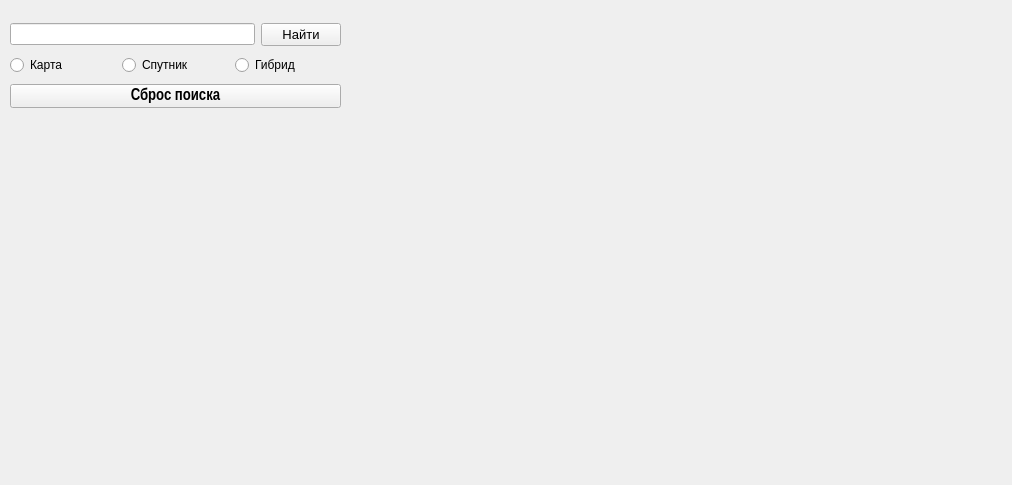
<?xml version="1.0" encoding="UTF-8"?>
<ui version="4.0">
 <class>Form</class>
 <widget class="QWidget" name="Form">
  <property name="enabled">
   <bool>true</bool>
  </property>
  <property name="geometry">
   <rect>
    <x>0</x>
    <y>0</y>
    <width>1012</width>
    <height>485</height>
   </rect>
  </property>
  <property name="windowTitle">
   <string>Поиск на карте</string>
  </property>
  <widget class="QLabel" name="im_l">
   <property name="geometry">
    <rect>
     <x>349</x>
     <y>19</y>
     <width>651</width>
     <height>450</height>
    </rect>
   </property>
   <property name="minimumSize">
    <size>
     <width>0</width>
     <height>0</height>
    </size>
   </property>
   <property name="text">
    <string/>
   </property>
  </widget>
  <widget class="QWidget" name="verticalLayoutWidget">
   <property name="geometry">
    <rect>
     <x>10</x>
     <y>20</y>
     <width>331</width>
     <height>91</height>
    </rect>
   </property>
   <layout class="QVBoxLayout" name="verticalLayout">
    <item>
     <layout class="QHBoxLayout" name="horizontalLayout">
      <property name="leftMargin">
       <number>0</number>
      </property>
      <property name="topMargin">
       <number>0</number>
      </property>
      <property name="rightMargin">
       <number>0</number>
      </property>
      <item>
       <widget class="QLineEdit" name="s_line">
        <property name="text">
         <string/>
        </property>
       </widget>
      </item>
      <item>
       <widget class="QPushButton" name="btn">
        <property name="font">
         <font>
          <pointsize>10</pointsize>
         </font>
        </property>
        <property name="text">
         <string>Найти</string>
        </property>
       </widget>
      </item>
     </layout>
    </item>
    <item>
     <layout class="QHBoxLayout" name="horizontalLayout_2">
      <item>
       <widget class="QRadioButton" name="r_map">
        <property name="text">
         <string>Карта</string>
        </property>
       </widget>
      </item>
      <item>
       <widget class="QRadioButton" name="r_sat">
        <property name="text">
         <string>Спутник</string>
        </property>
       </widget>
      </item>
      <item>
       <widget class="QRadioButton" name="r_hyb">
        <property name="text">
         <string>Гибрид</string>
        </property>
       </widget>
      </item>
     </layout>
    </item>
    <item>
     <widget class="QPushButton" name="rs_btn">
      <property name="font">
       <font>
        <family>Arial Narrow</family>
        <pointsize>12</pointsize>
        <weight>75</weight>
        <bold>true</bold>
       </font>
      </property>
      <property name="text">
       <string>Сброс поиска</string>
      </property>
     </widget>
    </item>
   </layout>
  </widget>
 </widget>
 <resources/>
 <connections/>
</ui>
